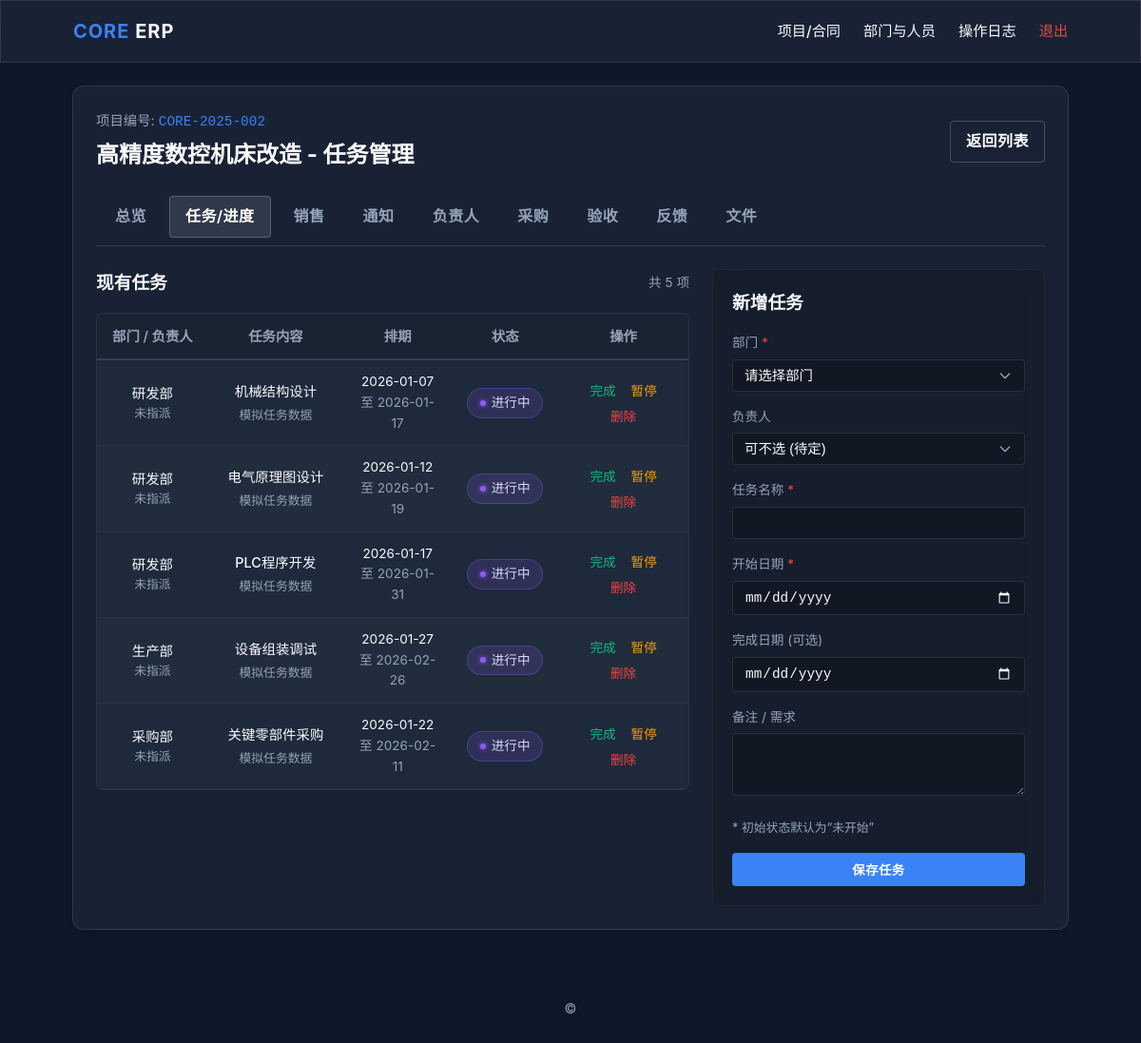
Screenshot of /contracts/2/tasks (signed in) with the database file from the repository.
### core/models.py (models this page shows)
class Contract(db.Model):
    __tablename__ = 'contracts'
    id = db.Column(db.Integer, primary_key=True)
    company_id = db.Column(db.Integer, db.ForeignKey('companies.id'), nullable=False)
    company = db.relationship('Company', back_populates='contracts')
    project_code = db.Column(db.String(50), nullable=False, unique=True)
    contract_number = db.Column(db.String(50), nullable=False)
    name = db.Column(db.String(200), nullable=False)
    planned_delivery_date = db.Column(db.Date, nullable=True)
    client_manager = db.Column(db.String(100))
    client_contact = db.Column(db.String(200))
    our_manager = db.Column(db.String(100))
    status = db.Column(db.String(50), default='新建')
    status_note = db.Column(db.String(500), nullable=True)  # 手工状态备注
    created_at = db.Column(db.DateTime, default=datetime.utcnow)
    created_by_id = db.Column(db.Integer, db.ForeignKey('users.id'))
    created_by = db.relationship('User', backref='contracts')

class Task(db.Model):
    __tablename__ = 'tasks'
    id = db.Column(db.Integer, primary_key=True)
    contract_id = db.Column(db.Integer, db.ForeignKey('contracts.id'), nullable=False)
    department_id = db.Column(db.Integer, db.ForeignKey('departments.id'), nullable=False)
    person_id = db.Column(db.Integer, db.ForeignKey('persons.id'), nullable=True)
    title = db.Column(db.String(200), nullable=False)      # 任务名称
    start_date = db.Column(db.Date, nullable=False)        # 开始日期
    end_date = db.Column(db.Date, nullable=True)           # 完成日期
    status = db.Column(db.String(50), nullable=False, default='未开始')  # 未开始 / 进行中 / 已完成
    remarks = db.Column(db.String(500))                    # 备注 / 需求
    contract = db.relationship('Contract', backref='tasks')
    department = db.relationship('Department', backref='tasks')
    person = db.relationship('Person', backref='tasks')

class Department(db.Model):
    __tablename__ = 'departments'
    id = db.Column(db.Integer, primary_key=True)
    name = db.Column(db.String(50), unique=True, nullable=False)

### core/contracts.py (the view, shortened to what this page needs)
@contracts_bp.route('/<int:contract_id>/tasks', methods=['GET', 'POST'])
@login_required
def manage_tasks(contract_id):
    user_id = session.get('user_id')
    user = User.query.get(user_id) if user_id else None
    contract = Contract.query.get_or_404(contract_id)
    prod_service = ProductionService(db)
    tasks = (
        Task.query
        .filter_by(contract_id=contract.id)
        .join(Department, Task.department_id == Department.id)
        .order_by(Department.id.asc(), Task.start_date.asc(), Task.id.asc())
        .all()
    )
    departments = Department.query.order_by(Department.id.asc()).all()
    persons = Person.query.order_by(Person.id.asc()).all()
    return render_template(
        'contracts/tasks.html',
        user=user,
        contract=contract,
        tasks=tasks,
        departments=departments,
        persons=persons,
    )

### core/templates/contracts/tasks.html (shortened to what this page needs)
{% extends 'base.html' %}
{% block content %}
<div class="glass-panel" style="padding: 24px; border-radius: 12px; margin-bottom: 24px;">
    <div style="display: flex; justify-content: space-between; align-items: center; margin-bottom: 24px;">
        <div>
            <div style="font-size: 0.9rem; color: var(--color-text-sub);">项目编号: <span style="color: var(--color-primary); font-family: monospace;">{{ contract.project_code }}</span></div>
            <h2 style="margin: 4px 0 0 0; font-size: 1.5rem; font-weight: 700;">{{ contract.name }} - 任务管理</h2>
        </div>
        <a href="{{ url_for('contracts.list_contracts') }}" class="btn-industrial" style="background: transparent; border: 1px solid rgba(255,255,255,0.2);">返回列表</a>
    </div>
    <div style="display: flex; gap: 8px; margin-bottom: 24px; overflow-x: auto; padding: 12px 4px 8px 4px; border-bottom: 1px solid rgba(255,255,255,0.1); position: relative; z-index: 5; margin-top: -12px;">
        <a href="{{ url_for('contracts.contract_overview', contract_id=contract.id) }}" class="btn-industrial" style="background: transparent; border: none; color: var(--color-text-sub);">总览</a>
        <a href="{{ url_for('contracts.manage_tasks', contract_id=contract.id) }}" class="btn-industrial" style="background: rgba(255,255,255,0.1); border: 1px solid rgba(255,255,255,0.2);">任务/进度</a>
        <a href="{{ url_for('contracts.manage_sales', contract_id=contract.id) }}" class="btn-industrial" style="background: transparent; border: none; color: var(--color-text-sub);">销售</a>
        <a href="{{ url_for('contracts.notify_contract', contract_id=contract.id) }}" class="btn-industrial" style="background: transparent; border: none; color: var(--color-text-sub);">通知</a>
        <a href="{{ url_for('contracts.manage_leaders', contract_id=contract.id) }}" class="btn-industrial" style="background: transparent; border: none; color: var(--color-text-sub);">负责人</a>
        <a href="{{ url_for('contracts.manage_procurements', contract_id=contract.id) }}" class="btn-industrial" style="background: transparent; border: none; color: var(--color-text-sub);">采购</a>
        <a href="{{ url_for('contracts.manage_acceptances', contract_id=contract.id) }}" class="btn-industrial" style="background: transparent; border: none; color: var(--color-text-sub);">验收</a>
        <a href="{{ url_for('contracts.manage_feedbacks', contract_id=contract.id) }}" class="btn-industrial" style="background: transparent; border: none; color: var(--color-text-sub);">反馈</a>
        <a href="{{ url_for('contracts.manage_files', contract_id=contract.id) }}" class="btn-industrial" style="background: transparent; border: none; color: var(--color-text-sub);">文件</a>
    </div>
    <div style="display: grid; grid-template-columns: 1fr 350px; gap: 24px;">
        <div>
            <div style="display: flex; justify-content: space-between; align-items: center; margin-bottom: 16px;">
                <h3 style="margin: 0;">现有任务</h3>
                <div style="font-size: 0.85rem; color: var(--color-text-sub);">共 {{ tasks|length }} 项</div>
            </div>
            {% if tasks %}
            <div class="table-container">
                <table class="ind-table">
                    <thead>
                        <tr>
                            <th style="width: 15%;">部门 / 负责人</th>
                            <th style="width: 25%;">任务内容</th>
                            <th style="width: 20%;">排期</th>
                            <th style="width: 15%;">状态</th>
                            <th style="width: 25%; text-align: right;">操作</th>
                        </tr>
                    </thead>
                    <tbody>
                        {% for t in tasks %}
                        <tr>
                            <td>
                                <div style="font-weight: 500;">{{ t.department.name if t.department else '-' }}</div>
                                <div style="font-size: 0.8rem; color: var(--color-text-sub);">{{ t.person.name if t.person else '未指派' }}</div>
                            </td>
                            <td>
                                <div style="font-weight: 500;">{{ t.title }}</div>
                                {% if t.remarks %}
                                <div style="font-size: 0.8rem; color: var(--color-text-sub); margin-top: 4px;">{{ t.remarks }}</div>
                                {% endif %}
                            </td>
                            <td>
                                <div style="font-size: 0.85rem;">
                                    {% if t.start_date %}{{ t.start_date.strftime('%Y-%m-%d') }}{% endif %}
                                </div>
                                <div style="font-size: 0.85rem; color: var(--color-text-sub);">
                                    至 {% if t.end_date %}{{ t.end_date.strftime('%Y-%m-%d') }}{% else %}-{% endif %}
                                </div>
                            </td>
                            <td>
                                {% set status_class = 'status-badge' %}
                                {% if t.status == '未开始' %}
                                    {% set status_class = 'status-badge unstarted' %}
                                {% elif t.status == '进行中' %}
                                    {% set status_class = 'status-badge production' %}
                                {% elif t.status == '已完成' %}
                                    {% set status_class = 'status-badge accepted' %}
                                {% elif t.status == '已暂停' %}
                                    {% set status_class = 'status-badge danger' %}
                                {% elif t.status == '待质检' %}
                                    {% set status_class = 'status-badge warning' %}
                                {% endif %}
                                <span class="{{ status_class }}">{{ t.status }}</span>
                            </td>
                            <td style="text-align: center;">
                                <div style="display: flex; gap: 4px; justify-content: center; flex-wrap: wrap;">
                                    {% if t.status == '进行中' %}
                                    <form method="post" action="{{ url_for('contracts.change_task_status', contract_id=contract.id, task_id=t.id) }}">
                                        <button type="submit" class="btn-text" style="color: var(--color-accent); background: transparent; border: none; cursor: pointer; font-size: 0.85rem;">完成</button>
                                    </form>
                                    <form method="post" action="{{ url_for('contracts.change_task_status', contract_id=contract.id, task_id=t.id) }}">
                                        <button type="submit" class="btn-text" style="color: var(--color-warning); background: transparent; border: none; cursor: pointer; font-size: 0.85rem;">暂停</button>
                                    </form>
                                    {% endif %}
                                    <form method="post" action="{{ url_for('contracts.delete_task', contract_id=contract.id, task_id=t.id) }}">
                                        <button type="submit" onclick="return confirm('确认删除该任务？');" class="btn-text" style="color: var(--color-danger); background: transparent; border: none; cursor: pointer; font-size: 0.85rem;">删除</button>
                                    </form>
                                </div>
                            </td>
                        </tr>
                        {% endfor %}
                    </tbody>
                </table>
            </div>
            {% else %}
            <div style="text-align: center; padding: 48px; color: var(--color-text-sub); border: 1px dashed rgba(255,255,255,0.1); border-radius: 8px;">
                暂无任务，请在右侧添加。
            </div>
            {% endif %}
        </div>
        <div class="glass-panel" style="padding: 20px; border-radius: 8px; border: 1px solid rgba(255,255,255,0.05); background: rgba(0,0,0,0.2); height: fit-content;">
            <h3 style="margin: 0 0 16px 0;">新增任务</h3>
            <form method="post">
                <div class="form-group" style="margin-bottom: 16px;">
                    <label style="display: block; font-size: 0.85rem; color: var(--color-text-sub); margin-bottom: 6px;">部门 <span style="color: var(--color-danger);">*</span></label>
                    <select name="department_id" class="form-control" style="width: 100%;" required>
                        <option value="">请选择部门</option>
                    </select>
                </div>
                <div class="form-group" style="margin-bottom: 16px;">
                    <label style="display: block; font-size: 0.85rem; color: var(--color-text-sub); margin-bottom: 6px;">负责人</label>
                    <select name="person_id" class="form-control" style="width: 100%;">
                        <option value="">可不选 (待定)</option>
                    </select>
                </div>
                <div class="form-group" style="margin-bottom: 16px;">
                    <label style="display: block; font-size: 0.85rem; color: var(--color-text-sub); margin-bottom: 6px;">任务名称 <span style="color: var(--color-danger);">*</span></label>
                    <input type="text" name="title" class="form-control" style="width: 100%; box-sizing: border-box;" required>
                </div>
                <div class="form-group" style="margin-bottom: 16px;">
                    <label style="display: block; font-size: 0.85rem; color: var(--color-text-sub); margin-bottom: 6px;">开始日期 <span style="color: var(--color-danger);">*</span></label>
                    <input type="date" name="start_date" class="form-control" style="width: 100%; box-sizing: border-box;" required>
                </div>
                <div class="form-group" style="margin-bottom: 16px;">
                    <label style="display: block; font-size: 0.85rem; color: var(--color-text-sub); margin-bottom: 6px;">完成日期 (可选)</label>
                    <input type="date" name="end_date" class="form-control" style="width: 100%; box-sizing: border-box;">
                </div>
                <div class="form-group" style="margin-bottom: 16px;">
                    <label style="display: block; font-size: 0.85rem; color: var(--color-text-sub); margin-bottom: 6px;">备注 / 需求</label>
                    <textarea name="remarks" class="form-control" style="width: 100%; box-sizing: border-box;" rows="3"></textarea>
                </div>
                <div style="font-size: 0.8rem; color: var(--color-text-sub); margin-bottom: 16px;">
                    * 初始状态默认为“未开始”
                </div>
                <button type="submit" class="btn-industrial" style="width: 100%;">保存任务</button>
            </form>
        </div>
    </div>
</div>
{% endblock %}

### rows the page displays
Contract: project_code "CORE-2025-002", name "高精度数控机床改造"
Task: department "研发部", person "未指派", title "机械结构设计", remarks "模拟任务数据", start_date "2026-01-07", end_date "2026-01-17", status "进行中"
Task: department "研发部", person "未指派", title "电气原理图设计", remarks "模拟任务数据", start_date "2026-01-12", end_date "2026-01-19", status "进行中"
Task: department "研发部", person "未指派", title "PLC程序开发", remarks "模拟任务数据", start_date "2026-01-17", end_date "2026-01-31", status "进行中"
Task: department "生产部", person "未指派", title "设备组装调试", remarks "模拟任务数据", start_date "2026-01-27", end_date "2026-02-26", status "进行中"
Task: department "采购部", person "未指派", title "关键零部件采购", remarks "模拟任务数据", start_date "2026-01-22", end_date "2026-02-11", status "进行中"

### other values shown
{{ tasks|length }} "5"
